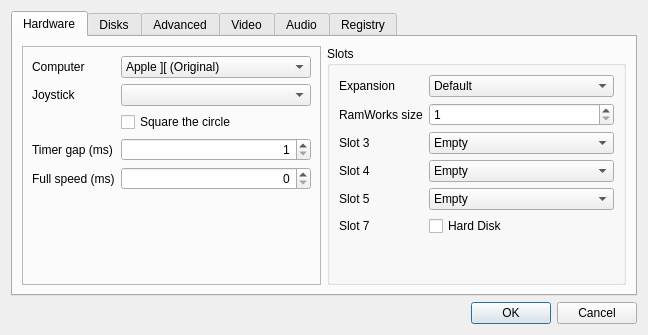
<?xml version="1.0" encoding="UTF-8"?>
<ui version="4.0">
 <class>Preferences</class>
 <widget class="QDialog" name="Preferences">
  <property name="geometry">
   <rect>
    <x>0</x>
    <y>0</y>
    <width>648</width>
    <height>335</height>
   </rect>
  </property>
  <property name="windowTitle">
   <string>Options</string>
  </property>
  <layout class="QGridLayout" name="gridLayout">
   <item row="1" column="0">
    <widget class="QDialogButtonBox" name="buttonBox">
     <property name="orientation">
      <enum>Qt::Horizontal</enum>
     </property>
     <property name="standardButtons">
      <set>QDialogButtonBox::Cancel|QDialogButtonBox::Ok</set>
     </property>
    </widget>
   </item>
   <item row="0" column="0">
    <widget class="QTabWidget" name="tabWidget">
     <property name="currentIndex">
      <number>0</number>
     </property>
     <widget class="QWidget" name="hardware">
      <attribute name="title">
       <string>Hardware</string>
      </attribute>
      <layout class="QGridLayout" name="gridLayout_3">
       <item row="0" column="2">
        <widget class="QGroupBox" name="groupBox_2">
         <property name="title">
          <string>Slots</string>
         </property>
         <layout class="QFormLayout" name="formLayout_2">
          <item row="5" column="0">
           <widget class="QLabel" name="label_8">
            <property name="text">
             <string>Slot 4</string>
            </property>
           </widget>
          </item>
          <item row="6" column="0">
           <widget class="QLabel" name="label_9">
            <property name="text">
             <string>Slot 5</string>
            </property>
           </widget>
          </item>
          <item row="7" column="0">
           <widget class="QLabel" name="label_10">
            <property name="text">
             <string>Slot 7</string>
            </property>
           </widget>
          </item>
          <item row="7" column="1">
           <widget class="QCheckBox" name="hd_7">
            <property name="text">
             <string>Hard Disk</string>
            </property>
           </widget>
          </item>
          <item row="1" column="0">
           <widget class="QLabel" name="label_12">
            <property name="text">
             <string>Expansion</string>
            </property>
           </widget>
          </item>
          <item row="1" column="1">
           <widget class="QComboBox" name="lc_0">
            <item>
             <property name="text">
              <string>Default</string>
             </property>
            </item>
            <item>
             <property name="text">
              <string>Language Card</string>
             </property>
            </item>
            <item>
             <property name="text">
              <string>Saturn 64</string>
             </property>
            </item>
            <item>
             <property name="text">
              <string>Saturn 128</string>
             </property>
            </item>
            <item>
             <property name="text">
              <string>RamWorks</string>
             </property>
            </item>
           </widget>
          </item>
          <item row="2" column="0">
           <widget class="QLabel" name="label_13">
            <property name="text">
             <string>RamWorks size</string>
            </property>
           </widget>
          </item>
          <item row="2" column="1">
           <widget class="QSpinBox" name="rw_size">
            <property name="minimum">
             <number>1</number>
            </property>
           </widget>
          </item>
          <item row="5" column="1">
           <widget class="QComboBox" name="slot4_combo">
            <item>
             <property name="text">
              <string>Empty</string>
             </property>
            </item>
            <item>
             <property name="text">
              <string>Mouse</string>
             </property>
            </item>
            <item>
             <property name="text">
              <string>Mockingboard</string>
             </property>
            </item>
            <item>
             <property name="text">
              <string>Phasor</string>
             </property>
            </item>
           </widget>
          </item>
          <item row="6" column="1">
           <widget class="QComboBox" name="slot5_combo">
            <item>
             <property name="text">
              <string>Empty</string>
             </property>
            </item>
            <item>
             <property name="text">
              <string>CP/M</string>
             </property>
            </item>
            <item>
             <property name="text">
              <string>Mockingboard</string>
             </property>
            </item>
            <item>
             <property name="text">
              <string>SAM/DAC</string>
             </property>
            </item>
           </widget>
          </item>
          <item row="4" column="0">
           <widget class="QLabel" name="label_21">
            <property name="text">
             <string>Slot 3</string>
            </property>
           </widget>
          </item>
          <item row="4" column="1">
           <widget class="QComboBox" name="slot3_combo">
            <item>
             <property name="text">
              <string>Empty</string>
             </property>
            </item>
            <item>
             <property name="text">
              <string>Uthernet</string>
             </property>
            </item>
            <item>
             <property name="text">
              <string>Uthernet II</string>
             </property>
            </item>
            <item>
             <property name="text">
              <string>Video HD</string>
             </property>
            </item>
           </widget>
          </item>
         </layout>
        </widget>
       </item>
       <item row="0" column="1">
        <widget class="QFrame" name="frame">
         <property name="frameShape">
          <enum>QFrame::StyledPanel</enum>
         </property>
         <property name="frameShadow">
          <enum>QFrame::Raised</enum>
         </property>
         <layout class="QFormLayout" name="formLayout">
          <item row="0" column="1">
           <widget class="QComboBox" name="apple2Type">
            <item>
             <property name="text">
              <string>Apple ][ (Original)</string>
             </property>
            </item>
            <item>
             <property name="text">
              <string>Apple ][+</string>
             </property>
            </item>
            <item>
             <property name="text">
              <string>Apple ][ J-Plus</string>
             </property>
            </item>
            <item>
             <property name="text">
              <string>Apple //e</string>
             </property>
            </item>
            <item>
             <property name="text">
              <string>Enhanced Apple //e</string>
             </property>
            </item>
            <item>
             <property name="text">
              <string>Pravets 82</string>
             </property>
            </item>
            <item>
             <property name="text">
              <string>Pravets 8M</string>
             </property>
            </item>
            <item>
             <property name="text">
              <string>Pravets 8A</string>
             </property>
            </item>
            <item>
             <property name="text">
              <string>Base64A</string>
             </property>
            </item>
            <item>
             <property name="text">
              <string>TK3000 //e</string>
             </property>
            </item>
            <item>
             <property name="text">
              <string>IMC-2001</string>
             </property>
            </item>
           </widget>
          </item>
          <item row="0" column="0">
           <widget class="QLabel" name="label_5">
            <property name="text">
             <string>Computer</string>
            </property>
           </widget>
          </item>
          <item row="1" column="0">
           <widget class="QLabel" name="label_6">
            <property name="text">
             <string>Joystick</string>
            </property>
           </widget>
          </item>
          <item row="1" column="1">
           <widget class="QComboBox" name="joystick"/>
          </item>
          <item row="3" column="1">
           <widget class="QSpinBox" name="timer_gap">
            <property name="alignment">
             <set>Qt::AlignRight|Qt::AlignTrailing|Qt::AlignVCenter</set>
            </property>
            <property name="minimum">
             <number>1</number>
            </property>
            <property name="maximum">
             <number>1000</number>
            </property>
           </widget>
          </item>
          <item row="3" column="0">
           <widget class="QLabel" name="label_18">
            <property name="text">
             <string>Timer gap (ms)</string>
            </property>
           </widget>
          </item>
          <item row="4" column="0">
           <widget class="QLabel" name="label_19">
            <property name="text">
             <string>Full speed (ms)</string>
            </property>
           </widget>
          </item>
          <item row="4" column="1">
           <widget class="QSpinBox" name="full_ms">
            <property name="alignment">
             <set>Qt::AlignRight|Qt::AlignTrailing|Qt::AlignVCenter</set>
            </property>
           </widget>
          </item>
          <item row="2" column="1">
           <widget class="QCheckBox" name="squareCircle">
            <property name="text">
             <string>Square the circle</string>
            </property>
           </widget>
          </item>
         </layout>
        </widget>
       </item>
      </layout>
     </widget>
     <widget class="QWidget" name="disks">
      <attribute name="title">
       <string>Disks</string>
      </attribute>
      <layout class="QGridLayout" name="gridLayout_2">
       <item row="5" column="2">
        <widget class="QComboBox" name="hd2">
         <property name="sizePolicy">
          <sizepolicy hsizetype="Expanding" vsizetype="Fixed">
           <horstretch>0</horstretch>
           <verstretch>0</verstretch>
          </sizepolicy>
         </property>
        </widget>
       </item>
       <item row="4" column="0">
        <widget class="QLabel" name="label_3">
         <property name="text">
          <string>HD 1</string>
         </property>
        </widget>
       </item>
       <item row="2" column="0">
        <widget class="QLabel" name="label">
         <property name="text">
          <string>Disk 1</string>
         </property>
        </widget>
       </item>
       <item row="2" column="2">
        <widget class="QComboBox" name="disk1">
         <property name="sizePolicy">
          <sizepolicy hsizetype="Expanding" vsizetype="Fixed">
           <horstretch>0</horstretch>
           <verstretch>0</verstretch>
          </sizepolicy>
         </property>
         <property name="editable">
          <bool>false</bool>
         </property>
         <item>
          <property name="text">
           <string>Empty</string>
          </property>
         </item>
        </widget>
       </item>
       <item row="3" column="0">
        <widget class="QLabel" name="label_2">
         <property name="text">
          <string>Disk 2</string>
         </property>
        </widget>
       </item>
       <item row="3" column="2">
        <widget class="QComboBox" name="disk2">
         <property name="sizePolicy">
          <sizepolicy hsizetype="Expanding" vsizetype="Fixed">
           <horstretch>0</horstretch>
           <verstretch>0</verstretch>
          </sizepolicy>
         </property>
        </widget>
       </item>
       <item row="4" column="2">
        <widget class="QComboBox" name="hd1">
         <property name="sizePolicy">
          <sizepolicy hsizetype="Expanding" vsizetype="Fixed">
           <horstretch>0</horstretch>
           <verstretch>0</verstretch>
          </sizepolicy>
         </property>
         <item>
          <property name="text">
           <string>Empty</string>
          </property>
         </item>
        </widget>
       </item>
       <item row="5" column="0">
        <widget class="QLabel" name="label_4">
         <property name="text">
          <string>HD 2</string>
         </property>
        </widget>
       </item>
       <item row="2" column="3">
        <widget class="QPushButton" name="browse_disk1">
         <property name="text">
          <string>Browse...</string>
         </property>
        </widget>
       </item>
       <item row="3" column="3">
        <widget class="QPushButton" name="browse_disk2">
         <property name="text">
          <string>Browse...</string>
         </property>
        </widget>
       </item>
       <item row="4" column="3">
        <widget class="QPushButton" name="browse_hd1">
         <property name="text">
          <string>Browse...</string>
         </property>
        </widget>
       </item>
       <item row="5" column="3">
        <widget class="QPushButton" name="browse_hd2">
         <property name="text">
          <string>Browse...</string>
         </property>
        </widget>
       </item>
       <item row="0" column="2">
        <widget class="QCheckBox" name="enhanced_speed">
         <property name="text">
          <string>Enhanced Speed</string>
         </property>
        </widget>
       </item>
      </layout>
     </widget>
     <widget class="QWidget" name="advanced">
      <attribute name="title">
       <string>Advanced</string>
      </attribute>
      <layout class="QVBoxLayout" name="verticalLayout">
       <item>
        <widget class="QGroupBox" name="groupBox">
         <property name="title">
          <string>Save State</string>
         </property>
         <layout class="QGridLayout" name="gridLayout_6">
          <item row="0" column="0">
           <widget class="QLabel" name="label_7">
            <property name="text">
             <string>Filename</string>
            </property>
           </widget>
          </item>
          <item row="0" column="1">
           <widget class="QLineEdit" name="save_state"/>
          </item>
          <item row="0" column="2">
           <widget class="QPushButton" name="browse_ss">
            <property name="text">
             <string>Browse</string>
            </property>
           </widget>
          </item>
         </layout>
        </widget>
       </item>
       <item>
        <widget class="QGroupBox" name="groupBox_3">
         <property name="title">
          <string>Screenshot</string>
         </property>
         <layout class="QGridLayout" name="gridLayout_5">
          <item row="0" column="0">
           <widget class="QLabel" name="label_11">
            <property name="text">
             <string>Template</string>
            </property>
           </widget>
          </item>
          <item row="0" column="1">
           <widget class="QLineEdit" name="screenshot"/>
          </item>
         </layout>
        </widget>
       </item>
       <item>
        <widget class="QGroupBox" name="groupBox_4">
         <property name="title">
          <string>Printer</string>
         </property>
         <layout class="QGridLayout" name="gridLayout_9">
          <item row="0" column="0">
           <widget class="QLabel" name="label_20">
            <property name="text">
             <string>Filename</string>
            </property>
           </widget>
          </item>
          <item row="0" column="1">
           <widget class="QLineEdit" name="printer_filename"/>
          </item>
          <item row="0" column="2">
           <widget class="QPushButton" name="browse_pf">
            <property name="text">
             <string>Browse</string>
            </property>
           </widget>
          </item>
         </layout>
        </widget>
       </item>
      </layout>
     </widget>
     <widget class="QWidget" name="video">
      <attribute name="title">
       <string>Video</string>
      </attribute>
      <layout class="QGridLayout" name="gridLayout_8">
       <item row="0" column="0">
        <widget class="QFrame" name="frame_2">
         <property name="frameShape">
          <enum>QFrame::StyledPanel</enum>
         </property>
         <property name="frameShadow">
          <enum>QFrame::Raised</enum>
         </property>
         <layout class="QFormLayout" name="formLayout_3">
          <item row="0" column="0">
           <widget class="QLabel" name="label_17">
            <property name="text">
             <string>Mode</string>
            </property>
           </widget>
          </item>
          <item row="0" column="1">
           <widget class="QComboBox" name="video_type">
            <item>
             <property name="text">
              <string>Monochrome (Custom)</string>
             </property>
            </item>
            <item>
             <property name="text">
              <string>Color (Composite Idealized)</string>
             </property>
            </item>
            <item>
             <property name="text">
              <string>Color (RGB Card/Monitor)</string>
             </property>
            </item>
            <item>
             <property name="text">
              <string>Color (Composite Monitor)</string>
             </property>
            </item>
            <item>
             <property name="text">
              <string>Color TV</string>
             </property>
            </item>
            <item>
             <property name="text">
              <string>B&amp;W TV</string>
             </property>
            </item>
            <item>
             <property name="text">
              <string>Monochrome (Amber)</string>
             </property>
            </item>
            <item>
             <property name="text">
              <string>Monochrome (Green)</string>
             </property>
            </item>
            <item>
             <property name="text">
              <string>Monochtome (White)</string>
             </property>
            </item>
           </widget>
          </item>
          <item row="1" column="1">
           <widget class="QCheckBox" name="scan_lines">
            <property name="text">
             <string>50% Scan lines</string>
            </property>
           </widget>
          </item>
          <item row="2" column="1">
           <widget class="QCheckBox" name="vertical_blend">
            <property name="text">
             <string>Vertical blend</string>
            </property>
           </widget>
          </item>
          <item row="3" column="1">
           <widget class="QCheckBox" name="hz_50">
            <property name="text">
             <string>50 Hz</string>
            </property>
           </widget>
          </item>
          <item row="4" column="1">
           <widget class="QPushButton" name="colorButton">
            <property name="text">
             <string>Monochrome color</string>
            </property>
           </widget>
          </item>
         </layout>
        </widget>
       </item>
      </layout>
     </widget>
     <widget class="QWidget" name="audio">
      <attribute name="title">
       <string>Audio</string>
      </attribute>
      <layout class="QGridLayout" name="gridLayout_7">
       <item row="1" column="1">
        <widget class="QSlider" name="speaker_volume">
         <property name="orientation">
          <enum>Qt::Horizontal</enum>
         </property>
        </widget>
       </item>
       <item row="1" column="0">
        <widget class="QLabel" name="label_16">
         <property name="text">
          <string>Speaker volume</string>
         </property>
        </widget>
       </item>
       <item row="0" column="0">
        <widget class="QLabel" name="label_14">
         <property name="text">
          <string>Audio buffer (ms)</string>
         </property>
        </widget>
       </item>
       <item row="0" column="1">
        <widget class="QSpinBox" name="audio_buffer">
         <property name="alignment">
          <set>Qt::AlignRight|Qt::AlignTrailing|Qt::AlignVCenter</set>
         </property>
         <property name="maximum">
          <number>1000</number>
         </property>
         <property name="singleStep">
          <number>50</number>
         </property>
        </widget>
       </item>
       <item row="2" column="0">
        <widget class="QLabel" name="label_15">
         <property name="text">
          <string>Mockingboard volume</string>
         </property>
        </widget>
       </item>
       <item row="2" column="1">
        <widget class="QSlider" name="mb_volume">
         <property name="orientation">
          <enum>Qt::Horizontal</enum>
         </property>
        </widget>
       </item>
      </layout>
     </widget>
     <widget class="QWidget" name="registry">
      <attribute name="title">
       <string>Registry</string>
      </attribute>
      <layout class="QGridLayout" name="gridLayout_4">
       <item row="0" column="0">
        <widget class="QTreeWidget" name="registryTree">
         <column>
          <property name="text">
           <string>Key</string>
          </property>
         </column>
         <column>
          <property name="text">
           <string>Value</string>
          </property>
         </column>
        </widget>
       </item>
      </layout>
     </widget>
    </widget>
   </item>
  </layout>
 </widget>
 <resources/>
 <connections>
  <connection>
   <sender>buttonBox</sender>
   <signal>accepted()</signal>
   <receiver>Preferences</receiver>
   <slot>accept()</slot>
   <hints>
    <hint type="sourcelabel">
     <x>248</x>
     <y>254</y>
    </hint>
    <hint type="destinationlabel">
     <x>157</x>
     <y>274</y>
    </hint>
   </hints>
  </connection>
  <connection>
   <sender>buttonBox</sender>
   <signal>rejected()</signal>
   <receiver>Preferences</receiver>
   <slot>reject()</slot>
   <hints>
    <hint type="sourcelabel">
     <x>316</x>
     <y>260</y>
    </hint>
    <hint type="destinationlabel">
     <x>286</x>
     <y>274</y>
    </hint>
   </hints>
  </connection>
 </connections>
</ui>
